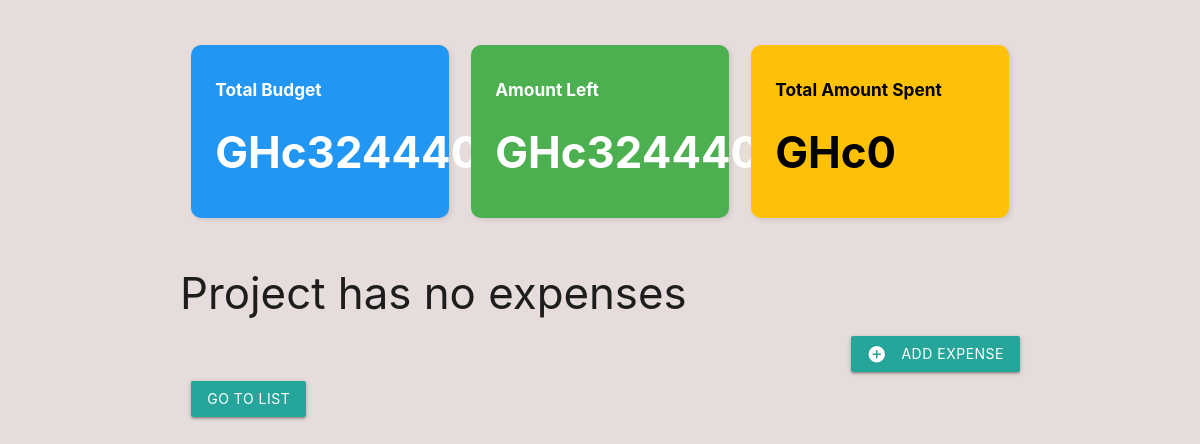
/budget/projects/dead/ (signed in), run on the app's committed database.
### budgetApp/models.py (models this page shows, shortened)
class Project(models.Model):
    name = models.CharField(max_length=100)
    slug = models.SlugField(max_length=100, unique=True, blank=True)
    budget = models.PositiveIntegerField(validators=[MaxValueValidator(999999)])
    income_source = models.ForeignKey(Income, on_delete=models.CASCADE, related_name='projects', null=True, blank=True)
    def get_total_expenses(self):
        return sum(expense.amount for expense in self.expenses.all())
    def get_left(self):
        total_expenses = self.expenses.aggregate(models.Sum('amount'))['amount__sum'] or 0
        return self.budget - total_expenses

### budgetApp/views.py (the view)
# urls.py: path('budget/projects/<slug:project_slug>/', views.project_detail, name='detail'),
@login_required
@csrf_exempt
def project_detail(request, project_slug):
    print("details ---")
    project = get_object_or_404(Project, slug=project_slug)
    if request.method == 'POST':
        print("adding---")
        form = ExpenseForm(request.POST)
        title = request.POST.get('title')
        amount = request.POST.get('amount')
        category_name = request.POST.get('category_name')
        description = request.POST.get('description')
        priority = request.POST.get('priority')
        print(title, amount, category_name)
        category, _ = Category.objects.get_or_create(name=category_name, project=project)
        _save = Expense.objects.create(
            project=project,
            title=title,
            amount=amount,
            category=category,
            description=description,
            priority=priority
        )
        _save.save()
        return redirect('detail', project_slug=project_slug)
    elif request.method == 'DELETE':
        id = json.loads(request.body)['id']
        expense = get_object_or_404(Expense, id=id)
        expense.delete()
        return HttpResponse('')
    else:
        expenses = Expense.objects.filter(project=project).order_by('-priority', '-date')
        context = {'project': project, 'expense_list': expenses, 'form': ExpenseForm()}
        return render(request, 'budget/project-detail.html', context)

### budgetApp/templates/budget/project-detail.html (shortened to what this page needs)
{% extends 'budget/base.html' %}
{% block content %}
<div class="container">
    <div class="row">
        <br><br>
        <div class="col s12 m6 l4">
            <div class="card-panel blue white-text">
                <h6 class="bold">Total Budget</h6>
                <h3 class="bold">GHc{{ project.budget }}</h3>
            </div>
        </div>
        <div class="col s12 m6 l4">
            <div class="card-panel green white-text">
                <h6 class="bold">Amount Left</h6>
                {% if project.get_left > 0 %}
                 <h3 class="bold white-text">GHc{{ project.get_left }}</h3>
                {% elif project.get_left == 0 %}
                 <h3 class="bold orange-text">GHc{{ project.get_left }}</h3>
                {% else %}
                 <h3 class="bold red-text">GHc{{ project.get_left }}</h3>
                {% endif %}
            </div>
        </div>
        <div class="col s12 m6 l4">
            <div class="card-panel amber black-text">
                <h6 class="bold">Total Amount Spent</h6>
                <h3 class="bold">GHc{{ project.get_total_expenses }}</h3>
            </div>
        </div>
    </div>
    {% if expense_list %}
    <div class="col s12 m6">
        <h4 class="left-align">Expenses  under {{ project.name }} project</h4>
    </div>
    <table class="borderless z-depth-1">
        <thead>
            <tr>
                <th>Title</th>
                <th>Description</th>
                <th>Amount</th>
                <th>Category</th>
                <th>Priority</th>
                <th>Date</th>
                <th></th>
            </tr>
        </thead>
        <tbody>
            {% for expense in expense_list %}
            <tr>
                <td>{{ expense.title }}</td>
                <td>{{ expense.description }}</td>
                <td>GHc{{ expense.amount }}</td>
                <td>{{ expense.category.name }}</td>
                {% if expense.priority == 1 %}
                <td>Low</td>
                {% elif expense.priority == 2 %}
                <td>Medium</td>
                {% else %}
                <td>High</td>
                {% endif %}
                <td>{{ expense.date }}</td>
                <td>
                    <a class="close-icon" onclick="deleteExpense(this)" data-id="{{ expense.id }}">
                        <i class="material-icons red-text right">close</i>
                    </a>
                </td>
            </tr>
            {% endfor %}
        </tbody>
    </table><br>
    <div class="col s12 m6">
        <ul>
        <li><button class="btn waves-effect right modal-trigger" href='#expenseModal'>
            <i class="material-icons white-text left">add_circle</i>
            Add Expense
        </button></li></ul>
    </div>
    {% else %}
    <br>
    <p><h3> Project has no expenses </h3></p>
    <div class="col s12 m6">
        <button class="btn waves-effect right modal-trigger" href='#expenseModal'>
            <i class="material-icons white-text left">add_circle</i>
            Add Expense
        </button>
    </div>
    {% endif %}
    <br><br>
    <div class="row">
        <div class="col s12">
            <a href="{% url 'list' %}" class="btn waves-effect waves-light">
                Go to List
            </a>
        </div>
    </div>
</div>
{% endblock %}

### budgetApp/static/css/styles.css (style rules this page uses)
html { font-family: 'Montserrat'; background-color: #e6dcdc; }
.bold { font-weight: bold; }
.row { margin: 0px !important; }
.card-panel { margin: 0px !important; }

### budgetApp/templates/budget/project-detail.html (style rules this page uses)
.card-panel { border-radius: 10px; box-shadow: 2px 2px 5px rgba(0, 0, 0, 0.1); }

### data on the page
Project: budget "324440", get_left "324440", get_total_expenses "0"
